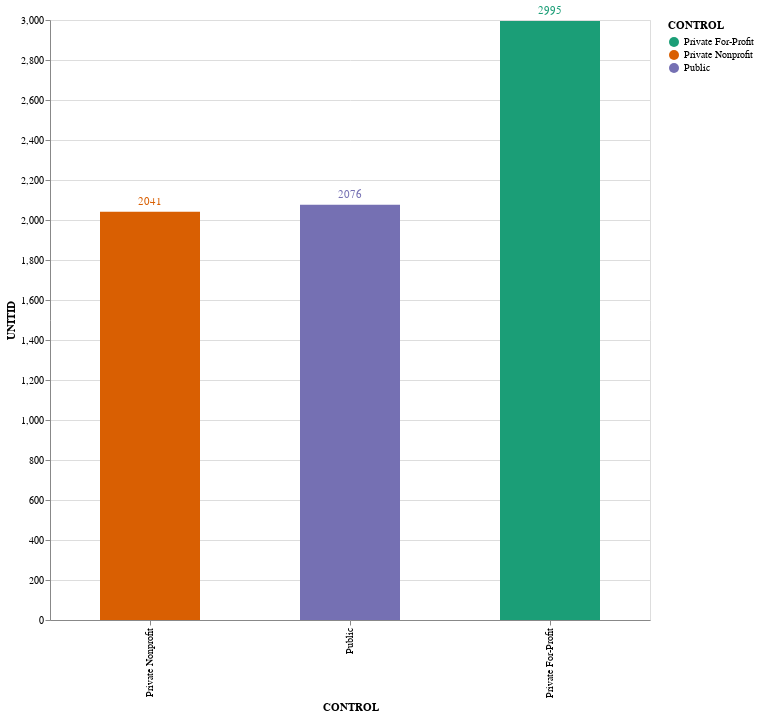

The code cell stored with this chart in its notebook:
### Markdown cell above
#### Then, plot the bar chart

### Code cell
bars = alt.Chart(grouped).mark_bar(size=100).encode(
    y='UNITID:Q',
    x=alt.X('CONTROL:N', sort='y'),
    color=alt.Color('CONTROL', scale=alt.Scale(scheme='dark2'))
)

bars = bars.properties(
    width=600,
    height=600   
)

text = bars.mark_text(
    align='center',
    baseline='middle',
    dy=-10  # Nudges text up so it doesn't overlap with the bar
).encode(
    text='UNITID:Q'
)

bars + text

### Figure 1 — Vega-Lite specification as saved in the notebook (floating-point values rounded to 4 significant figures)
{"config": {"view": {"continuousWidth": 400, "continuousHeight": 300}}, "layer": [{"mark": {"type": "bar", "size": 100}, "encoding": {"color": {"type": "nominal", "field": "CONTROL", "scale": {"scheme": "dark2"}}, "x": {"type": "nominal", "field": "CONTROL", "sort": "y"}, "y": {"type": "quantitative", "field": "UNITID"}}, "height": 600, "width": 600}, {"mark": {"type": "text", "align": "center", "baseline": "middle", "dy": -10}, "encoding": {"color": {"type": "nominal", "field": "CONTROL", "scale": {"scheme": "dark2"}}, "text": {"type": "quantitative", "field": "UNITID"}, "x": {"type": "nominal", "field": "CONTROL", "sort": "y"}, "y": {"type": "quantitative", "field": "UNITID"}}, "height": 600, "width": 600}], "data": {"name": "data-48faa9a672850a31eede239a039005fe"}, "$schema": "https://vega.github.io/schema/vega-lite/v4.0.2.json", "datasets": {"data-48faa9a672850a31eede239a039005fe": [{"CONTROL": "Private For-Profit", "UNITID": 2995}, {"CONTROL": "Public", "UNITID": 2076}, {"CONTROL": "Private Nonprofit", "UNITID": 2041}]}}
